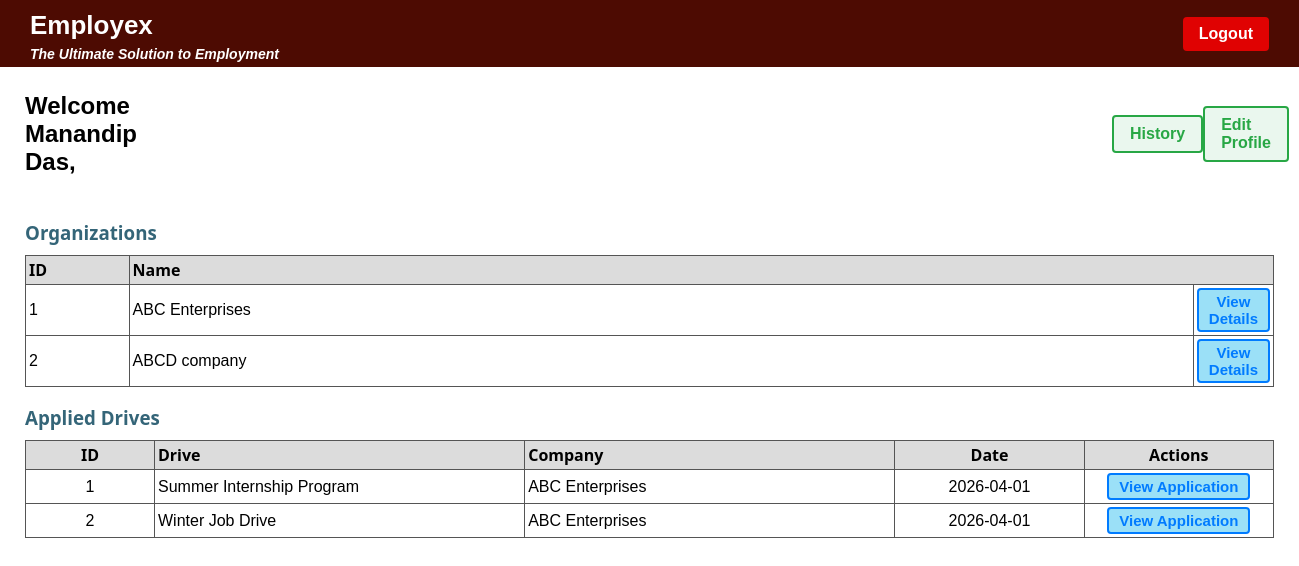
Page /student-dashboard (signed in) on the committed database.
### application/models.py (models this page shows)
class Student(db.Model):
    id = db.Column(db.Integer, primary_key=True, autoincrement=True)
    username = db.Column(db.String(100), unique=True, nullable=False)
    password = db.Column(db.String(100), nullable=False)
    name = db.Column(db.String(100), nullable=False)
    dob = db.Column(db.Date, nullable=False)
    department = db.Column(db.String(100))
    status = db.Column(db.String(100), nullable=False) # approved, blacklisted

class Company(db.Model):
    id = db.Column(db.Integer, primary_key=True, autoincrement=True)
    username = db.Column(db.String(100), unique=True, nullable=False)
    password = db.Column(db.String(100), nullable=False)
    name = db.Column(db.String(100), nullable=False)
    email = db.Column(db.String(100), nullable=False)
    address = db.Column(db.String(100))
    overview = db.Column(db.String(2000), nullable=False)
    status = db.Column(db.Integer, nullable=False) # approved, pending, blacklisted

class Student_Applications(db.Model):
    id = db.Column(db.Integer, primary_key=True, autoincrement=True)
    drive = db.Column(db.Integer, db.ForeignKey(Drive.id), nullable=False)
    company = db.Column(db.Integer, db.ForeignKey(Drive.comapny), nullable=False)
    student = db.Column(db.Integer, db.ForeignKey(Student.id), nullable=False)
    date = db.Column(db.Date, nullable=False)
    interview_type = db.Column(db.String(100), nullable=False)
    remarks = db.Column(db.String(100), nullable=False)
    status = db.Column(db.String(100), nullable=False) # applied, shortlisted, waiting, rejected

class Drive(db.Model):
    id = db.Column(db.Integer, primary_key=True, autoincrement=True)
    comapny = db.Column(db.Integer, db.ForeignKey(Company.id), nullable=False)
    name = db.Column(db.String(100), nullable=False)
    job_title = db.Column(db.String(100), nullable=False)
    job_description = db.Column(db.String(100), nullable=True)
    salary = db.Column(db.Integer, nullable=False)
    location = db.Column(db.String(100))
    eligibility_criteria = db.Column(db.String(500), nullable=False)
    deadline = db.Column(db.Date, nullable=False)
    status = db.Column(db.String(100), nullable=False) # ongoing, completed, cancelled

### application/controllers.py (the view)
@app.route("/student-dashboard", methods=['GET', 'POST'])
def student_dashboard():
    id = session['user_id']
    user = Student.query.filter_by(id=id).first()
    reg_comp = Company.query.filter(Company.status == "approved").all()
    stud_app = db.session.query(Student_Applications, Student, Drive, Company).join(Student, Student.id == Student_Applications.student).join(Drive, Drive.id == Student_Applications.drive).join(Company, Company.id == Student_Applications.company).filter(Student_Applications.student == user.id).all()
    return render_template("student_dashboard.html", user=user, reg_comp=reg_comp, stud_app=stud_app)

### templates/student_dashboard.html (shortened to what this page needs)
<!DOCTYPE html>
<html lang="en">
<head>
    <link rel="stylesheet" href="/static/style.css">
</head>
<body>
    <div class="top-border">
        <div>
            <h1>Employex</h1>
            <h4>The Ultimate Solution to Employment</h4>
        </div>
        <div class="btn-group">
            <a href="/logout" class="btn" style="border: none; color: white; background-color: rgb(224, 2, 2);">Logout</a>
        </div>
    </div>
    <div style="padding: 5px 25px; align-items: center; justify-content: space-between; display: flex;">
        <h2>Welcome {{ user.name }},</h2>
        <a href="/student-history" class="btn btn-green" style="margin-left: 975px;">History</a>
        <a href="/student-edit-profile" class="btn btn-green">Edit Profile</a>
    </div>
    <div id="content" style="padding: 0px 25px">
        <h3 class="headings" style="margin-bottom: 10px; color:#346578; font-family: system-ui;" >Organizations</h3>
    </div>
    <div id="table" style="padding: 0px 25px">
        <table class="table">
            <tr style="font-family: system-ui;">
                <th scope="col" style="width: 100px;">ID</th>
                <th scope="col" colspan="2" style="width: 1000px; text-align: left;">Name</th>
            </tr>
            {% if reg_comp %}
                {% for comp in reg_comp %}
                <tr>
                    <td>{{ comp.id }}</td>
                    <td style="width: 1100px;">{{ comp.name }}</td>
                    <td style="text-align: center;">
                        <a href="/student-view-company?id={{ comp.id }}" class="btn btn-blue">View Details</a>
                    </td>
                </tr>
                {% endfor %}
            {% else %}
                <tr>
                    <td colspan="5" style="text-align:center; font-style:italic;">
                        No organizations found.
                    </td>
                </tr>
            {% endif %}
        </table>
    </div>
    <div id="content" style="padding: 0px 25px">
        <h3 class="headings" style="margin-bottom: 10px; color:#346578; font-family: system-ui;" >Applied Drives</h3>
    </div>
    <div id="table" style="padding: 0px 25px">
        <table class="table">
            <tr style="font-family: system-ui;">
                <th scope="col" style="width: 100px; text-align: center;">ID</th>
                <th scope="col" style="width: 300px;">Drive</th>
                <th scope="col" style="width: 300px;">Company</th>
                <th scope="col" style="width: 150px; text-align: center;">Date</th>
                <th scope="col" style="text-align: center; width: 150px;">Actions</th>
            </tr>
            {% if stud_app %}
                {% for app, stud, drive, comp in stud_app %}
                <tr>
                    <td style="text-align: center;">{{ app.id }}</td>
                    <td>{{ drive.name }}</td>
                    <td>{{ comp.name }}</td>
                    <td style="text-align: center;">{{ app.date }}</td>
                    <td style="text-align: center;">
                        <a href="#view-student-application" class="btn btn-blue">View Application</a>
                    </td>
                </tr>
                {% endfor %}
            {% else %}
                <tr>
                    <td colspan="6" style="text-align:center; font-style:italic;">
                        No applications found.
                    </td>
                </tr>
            {% endif %}
        </table>
    </div>
</body>
</html>

### static/style.css (style rules this page uses)
body { margin: 0; font-family: Arial, sans-serif; }
.btn-group { display: flex; gap: 10px; }
.btn { padding: 8px 16px; text-decoration: none; border: 2px solid; background-color: #af8523; color: black; font-size: 16px; font-weight: bold; cursor: pointer; border-radius: 4px; }
.btn-blue { color: #007bff; border-color: #007bff; background: rgb(155, 224, 247); font-size: 15px; padding: 3px 10px; display: inline-block; }
.btn-green { color: #28a745; border-color: #28a745; background: #eaf7ee; display: inline-block; }
table { width: 100%; border-collapse: collapse; background: #fff; }
th { border: 1px solid #555; padding: 3px; background: #dcdcdc; text-align: left; }
td { border: 1px solid #555; padding: 3px; }
.top-border { background-color: #4d0b02; padding: 5px 30px; display: flex; align-items: center; justify-content: space-between; }
.top-border h1 { margin: 5px 0; font-size: 26px; font-weight: bold; color: #ffffff; }
.top-border h4 { margin: 0; font-size: 14px; font-style: italic; color: #ffffff; }

### rows in the picture
Student: name "Manandip Das"
Company: id "1", name "ABC Enterprises"
Company: id "2", name "ABCD company"
Student_Applications: id "1", name "Summer Internship Program", name "ABC Enterprises", date "2026-04-01"
Student_Applications: id "2", name "Winter Job Drive", name "ABC Enterprises", date "2026-04-01"
